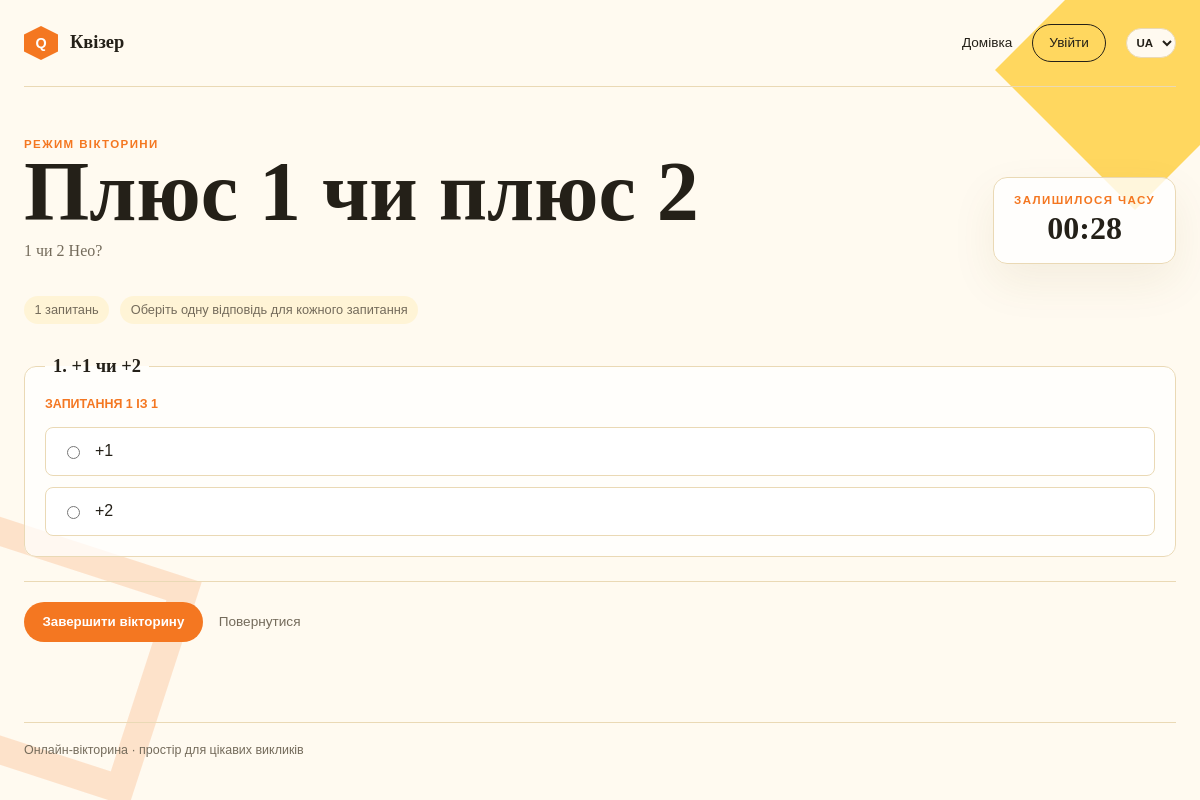
Page /quizzes/1/take/ on the committed database.
### quizzes/models.py (models this page shows, shortened)
class Quiz(models.Model):
    title = models.CharField(max_length=200)
    description = models.TextField(blank=True)
    category = models.ForeignKey(Category, null=True, blank=True, on_delete=models.SET_NULL, related_name='quizzes', verbose_name=_('Category'))
    shuffle_answers = models.BooleanField(_('Shuffle answers'), default=True)
    shuffle_questions = models.BooleanField(_('Shuffle questions'), default=False)
    announced = models.BooleanField(default=False, editable=False)
    owner = models.ForeignKey(
        settings.AUTH_USER_MODEL,
        on_delete=models.CASCADE,
        related_name='owned_quizzes',
    )
    invite_code = models.CharField(max_length=8, unique=True, editable=False)
    is_published = models.BooleanField(default=False)
    is_private = models.BooleanField(default=False)
    created_at = models.DateTimeField(auto_now_add=True)
    updated_at = models.DateTimeField(auto_now=True)
    class Meta:
        ordering = ('-created_at',)
        verbose_name = _('Quiz')
        verbose_name_plural = _('Quizzes')

class Question(models.Model):
    class QuestionType(models.TextChoices):
        TEXT = 'text', _('Text')
        IMAGE = 'image', _('Image')
        VIDEO = 'video', _('Video')
    quiz = models.ForeignKey(Quiz, on_delete=models.CASCADE, related_name='questions')
    text = models.TextField()
    question_type = models.CharField(
        max_length=10,
        choices=QuestionType.choices,
        default=QuestionType.TEXT,
    )
    media_url = models.URLField(blank=True)
    image = models.ImageField(_('Image upload'), upload_to='questions/%Y/%m/', blank=True)
    time_limit = models.PositiveIntegerField(default=30, help_text=_('Time in seconds'))
    order = models.PositiveIntegerField(default=0)
    class Meta:
        ordering = ('order', 'id')

class Answer(models.Model):
    question = models.ForeignKey(Question, on_delete=models.CASCADE, related_name='answers')
    text = models.CharField(max_length=300)
    is_correct = models.BooleanField(default=False)

### quizzes/views.py (the view, shortened to what this page needs)
# urls.py: path('<int:pk>/take/', quiz_take_view, name='quiz_take'),
@transaction.atomic
def quiz_take_view(request, pk):
    quiz = get_object_or_404(Quiz.objects.prefetch_related('questions__answers'), pk=pk, is_published=True)
    if not _can_access_quiz(request, quiz):
        return redirect('quiz_join')
    questions = list(quiz.questions.all())
    if quiz.shuffle_questions:
        random.shuffle(questions)
    for question in questions:
        question.display_answers = list(question.answers.all())
        if quiz.shuffle_answers:
            random.shuffle(question.display_answers)
    return render(request, 'quizzes/quiz_take.html', {'quiz': quiz, 'questions': questions})

### quizzes/context_processors.py (called while the page is built)
def notification_count(request):
    if not request.user.is_authenticated:
        return {}
    return {'unread_notifications': request.user.notifications.filter(
        is_read=False, quiz__is_published=True, quiz__is_private=False).count()}

### quizzes/views.py (called while the page is built)
def _can_access_quiz(request, quiz):
    return not quiz.is_private or quiz.owner_id == request.user.id or request.session.get(f'joined_quiz_{quiz.pk}')

### quizzes/templates/quizzes/quiz_take.html (shortened to what this page needs)
{% extends 'login/base.html' %}
{% load i18n %}
{% block content %}
<div class="content-header">
    <div>
        <p class="eyebrow">{% trans 'Quiz mode' %}</p>
        <h1>{{ quiz.title }}</h1>
        <p>{{ quiz.description }}</p>
    </div>
    <div class="surface" style="padding: 1rem 1.25rem; min-width: 180px; text-align: center;">
        <div class="eyebrow" style="margin-bottom: .25rem;">{% trans 'Time left' %}</div>
        <strong id="countdown-timer" style="font-size: 2rem;">00:00</strong>
    </div>
</div>
<div class="quiz-meta">
    <span class="meta-pill">{{ questions|length }} {% trans 'questions' %}</span>
    <span class="meta-pill">{% trans 'Choose one answer per question' %}</span>
</div>
<form method="post" id="quiz-form">
    <div class="question-list">
    {% for question in questions %}
        <fieldset class="question-card" data-question-time="{{ question.time_limit }}"{% if not forloop.first %} hidden{% endif %}>
            <div class="question-progress">{% blocktrans with question_number=forloop.counter total=questions|length %}Question {{ question_number }} of {{ total }}{% endblocktrans %}</div>
            <legend>{{ forloop.counter }}. {{ question.text }}</legend>
            {% for answer in question.display_answers %}
                <label class="answer-option">
                    <input type="radio" name="question_{{ question.pk }}" value="{{ answer.pk }}">
                    {{ answer.text }}
                </label>
            {% endfor %}
        </fieldset>
    {% endfor %}
    </div>
    <div class="form-actions">
        <button type="submit" id="finish-quiz" hidden>{% trans 'Finish quiz' %}</button>
        <a class="back-link" href="{% url 'quiz_detail' quiz.pk %}">{% trans 'Go back' %}</a>
    </div>
</form>
{% endblock %}

### login/templates/login/base.html (style rules this page uses)
:root { --ink: #242018; --muted: #746b5b; --paper: #fffaf0; --cream: #fff4d6; --yellow: #ffc928; --orange: #f47721; --line: #ead9b5; font-family: Georgia, 'Times New Roman', serif; color: var(--ink); background: var(--paper); }
* { box-sizing: border-box; }
body { margin: 0; min-width: 320px; min-height: 100vh; overflow-x: hidden; }
body::before, body::after { content: ''; position: fixed; z-index: -1; pointer-events: none; }
body::before { width: 280px; height: 280px; top: -70px; right: -75px; background: var(--yellow); clip-path: polygon(50% 0, 100% 50%, 50% 100%, 0 50%); opacity: .72; }
body::after { width: 180px; height: 180px; bottom: 3%; left: -65px; border: 28px solid var(--orange); transform: rotate(18deg); opacity: .18; }
a { color: inherit; }
.content-header { display: flex; align-items: end; justify-content: space-between; gap: 2rem; margin-bottom: 2rem; }
.content-header h1 { margin-bottom: .5rem; }
.content-header p { margin-bottom: 0; }
.surface { padding: clamp(1.25rem, 4vw, 2.5rem); border: 1px solid var(--line); border-radius: 14px; background: rgb(255 255 255 / 78%); box-shadow: 0 18px 45px rgb(116 83 26 / 8%); }
.form-actions { display: flex; align-items: center; gap: 1rem; flex-wrap: wrap; margin-top: 1.5rem; padding-top: 1.25rem; border-top: 1px solid var(--line); }
.back-link { color: var(--muted); font-family: Arial, sans-serif; font-size: .85rem; text-decoration: none; }
input[type="checkbox"], input[type="radio"] { width: auto; accent-color: var(--orange); }
.question-list { display: grid; gap: 1.25rem; }
fieldset { min-width: 0; margin: 0; padding: 1.25rem; border: 1px solid var(--line); border-radius: 12px; background: rgb(255 255 255 / 74%); }
legend { max-width: 100%; padding: 0 .5rem; font-size: 1.15rem; font-weight: bold; }
.answer-option { display: flex; align-items: center; gap: .75rem; margin-top: .7rem; padding: .9rem 1rem; border: 1px solid var(--line); border-radius: 8px; background: white; cursor: pointer; font-family: Arial, sans-serif; }
.quiz-meta { display: flex; gap: .7rem; flex-wrap: wrap; margin: 1rem 0 2rem; color: var(--muted); font-family: Arial, sans-serif; font-size: .8rem; }
.meta-pill { padding: .4rem .65rem; border-radius: 999px; background: var(--cream); }
.question-progress { margin-bottom: 1rem; color: var(--orange); font-family: Arial, sans-serif; font-size: .78rem; font-weight: bold; text-transform: uppercase; }
.eyebrow { margin-bottom: .8rem; color: var(--orange); font-family: Arial, sans-serif; font-size: .72rem; font-weight: bold; letter-spacing: .12em; text-transform: uppercase; }
h1, h2, p { margin-top: 0; }
h1 { max-width: 680px; margin-bottom: 1.25rem; font-size: clamp(3rem, 7vw, 6.5rem); line-height: .92; letter-spacing: 0; }
p { color: var(--muted); line-height: 1.6; }
input { box-sizing: border-box; width: 100%; padding: .7rem; border: 1px solid var(--line); border-radius: 6px; background: white; }
button, .button { display: inline-block; border: 0; border-radius: 999px; padding: .8rem 1.15rem; background: var(--orange); color: white; font-family: Arial, sans-serif; font-weight: bold; text-decoration: none; cursor: pointer; }

### rows in the picture
Quiz: title "Плюс 1 чи плюс 2", description "1 чи 2 Нео?"
Question: text "+1 чи +2"
Answer: text "+1"
Answer: text "+2"

### other values in the picture
{{ questions|length }} "1"
